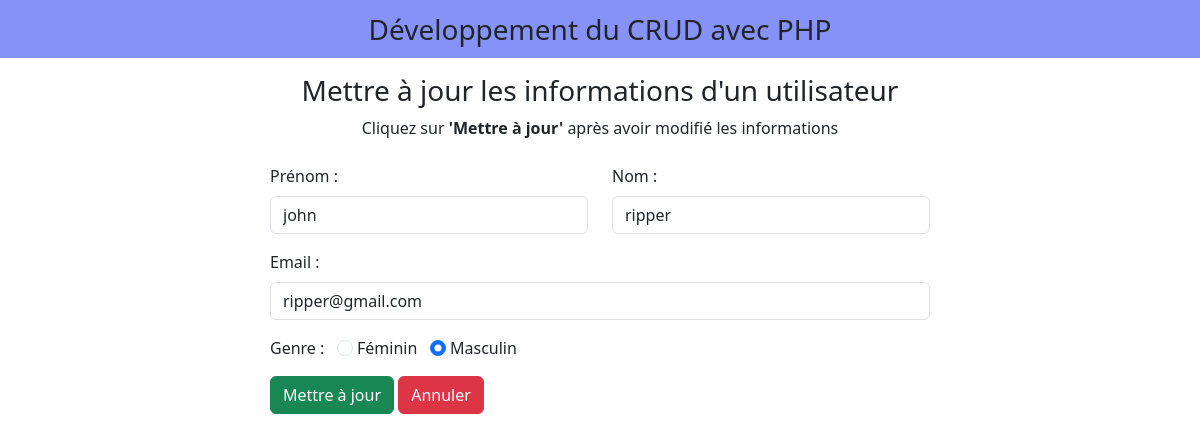
The app's page /edit.php?id=4 with its own data.
### tables this page shows
CREATE TABLE IF NOT EXISTS `users` (
  `id` int(11) NOT NULL AUTO_INCREMENT,
  `Prenom` varchar(50) NOT NULL,
  `Nom` varchar(50) NOT NULL,
  `Email` varchar(50) NOT NULL,
  `sexe` varchar(100) NOT NULL,
  PRIMARY KEY (`id`)
);

### edit.php (the view, shortened to what this page needs)
<?php
include "conn_db.php";
$id = $_GET['id'];
?>
<!DOCTYPE html>
<html lang="en">
<head>
    <link href="https://cdn.jsdelivr.net/npm/bootstrap@5.3.0/dist/css/bootstrap.min.css" rel="stylesheet">
    <link rel="stylesheet" href="https://cdnjs.cloudflare.com/ajax/libs/font-awesome/6.4.0/css/all.min.css" />
</head>
<body>
    <nav class="navbar navbar-light justify-content-center fs-3 mb-3" style="background-color: #8692f7;">
        Développement du CRUD avec PHP
    </nav>
    <div class="container">
        <div class="text-center mb-4">
            <h3>Mettre à jour les informations d'un utilisateur</h3>
            <p>Cliquez sur <strong>'Mettre à jour'</strong> après avoir modifié les informations</p>
        </div>
    </div>
        <?php
        $sql = "SELECT * FROM `users` WHERE id = $id LIMIT 1";
        $result = mysqli_query($conn, $sql);
        $row = mysqli_fetch_assoc($result);
        ?>
    <div class="container d-flex justify-content-center">
        <form action="index.php" method="post" style="width: 55vw; min-width: 300px;">
            <div class="row mb-3">
                <div class="col">
                    <label class="form-label">Prénom :</label>
                    <input class="form-control" type="text" name="first_name" id="" value="<?= $row ['Prenom'] ?>">
                </div>
                <div class="col">
                    <label class="form-label">Nom :</label>
                    <input class="form-control" type="text" name="last_name" id="" value="<?= $row ['Nom'] ?>">
                </div>
            </div>
            <div class="col mb-3">
                <label class="form-label">Email :</label>
                <input class="form-control" type="email" name="user_email" id="" value="<?= $row ['Email'] ?>">
            </div>
            <div class="form-group mb-3">
                <label for="">Genre :</label>
                <input type="radio" name="gender" class="form-check-input" id="Feminin"
                value="Feminin"<?php echo ($row['sexe'] == 'Feminin')? "checked":";" ?>>
                <label for="Feminin" class="form-check-label">Féminin</label>
                <input type="radio" name="gender" class="form-check-input" id="Masculin"
                value="Masculin"<?php echo ($row['sexe'] == 'Masculin')? "checked":";" ?>>
                <label for="Masculin" class="form-check-label">Masculin</label>
            </div>
            <div class="col justify-content-center">
                <button type="submit" class="btn btn-success" style="width: auto;"
                name="submit">Mettre à jour</button>
                <a href="index.php" class="btn btn-danger">Annuler</a>
            </div>
        </form>
    </div>
</body>
</html>

### records on screen
users: first_name "john", last_name "ripper", user_email "ripper@gmail.com", sexe "☐ Féminin", sexe "☑ Masculin"
